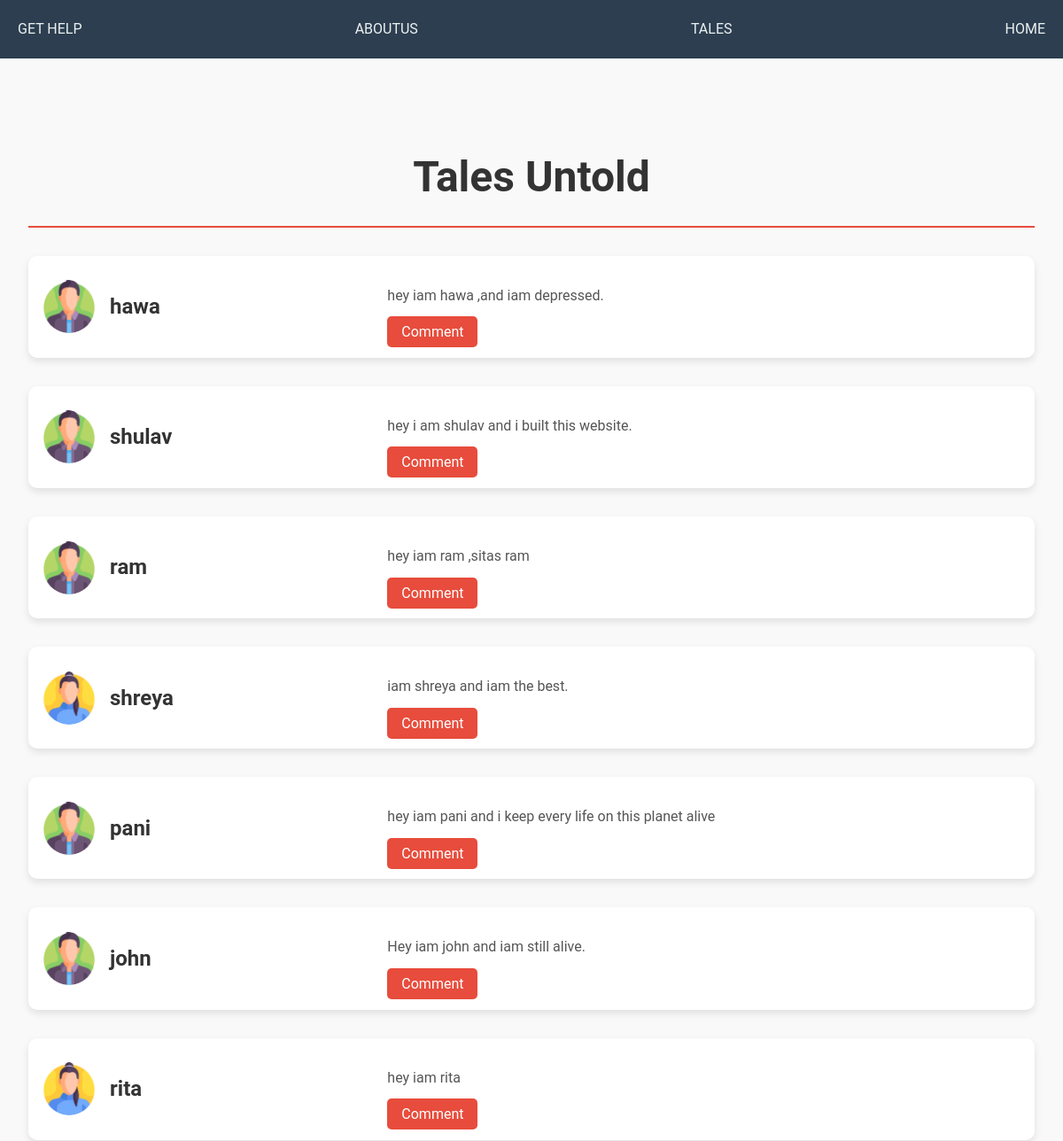
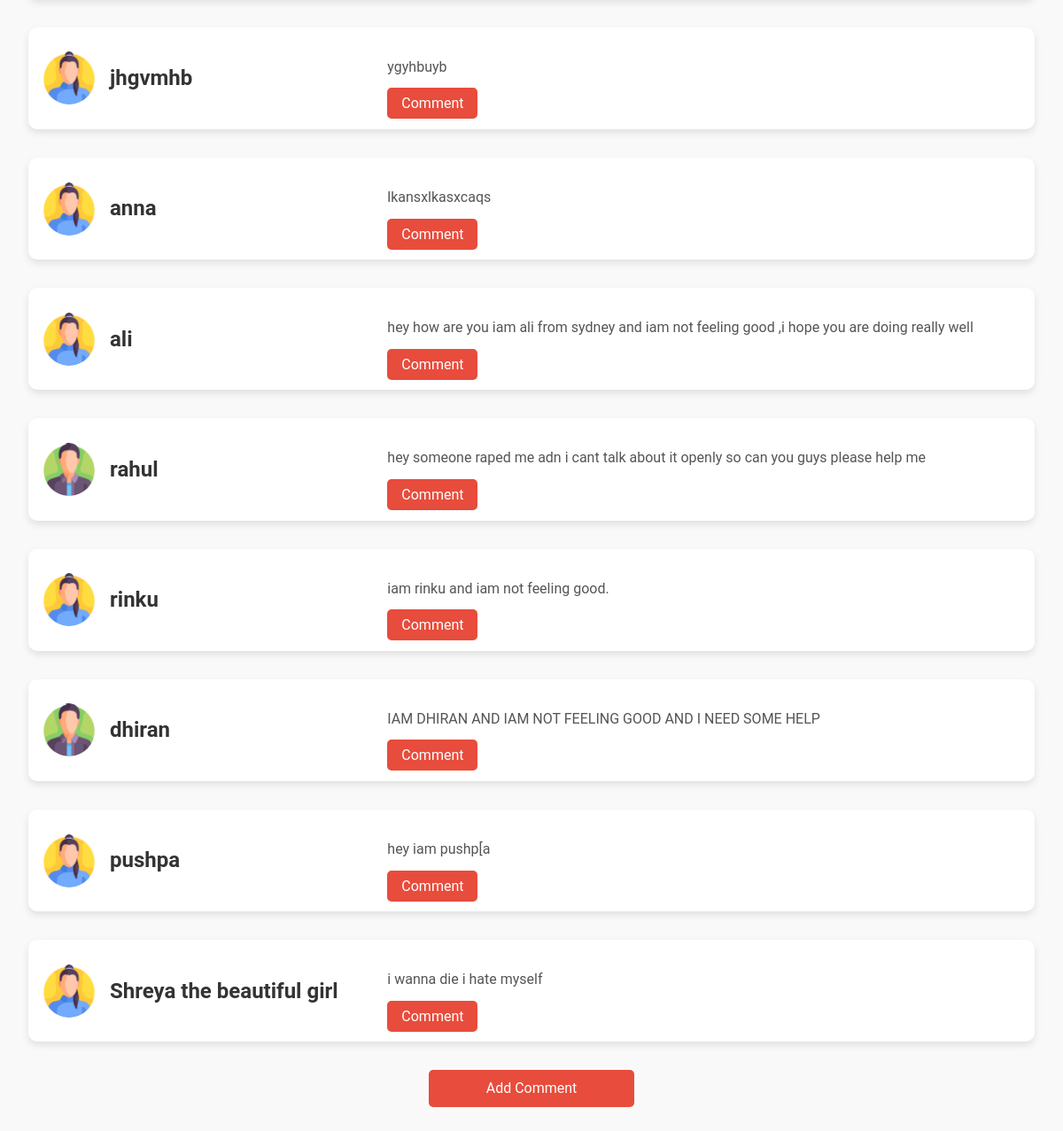
/story/, run on the app's committed database (2 pictures, top to bottom).
### homepage/models.py (models this page shows, shortened)
class share(models.Model):
    Name = models.CharField(max_length=30)
    Email = models.EmailField(max_length=100)
    Gender = [
        ('M','male'),
        ('F','Female')
    ]
    Options = [
        ('Y','yes'),
        ('N','no')
    ]
    gender = models.CharField(max_length=1,choices=Gender)
    id = models.UUIDField(default=uuid.uuid4, unique=True,primary_key=True, editable=False)
    Location = models.CharField(blank=False,max_length=100)
    Privacy= models.CharField(max_length=1,choices=Options)
    Story = models.TextField(blank=False)
    Comtot = models.IntegerField(default=0,null=True,blank=True)

### homepage/views.py (the view)
# urls.py: path('story/',views.story,name = 'story'),
def story(request):
    dataBase = share.objects.filter(Privacy='Y')
    y = {'data':dataBase}
    return render(request,'homepage/story.html',y)

### homepage/templates/homepage/story.html (shortened to what this page needs)
<!DOCTYPE html>
{% load static %}
<html>
    <head>
        <link rel="stylesheet" href="{% static 'story.css' %}">
    </head>
    <body>
        {% include 'homepage/navbar.html' %}
        <div class="master">
            <h1 class="heading">Tales Untold</h1>
            {% for i in data %}
            <div class="story-card">
                <div class="photo-section">
                    {% if i.gender == 'M' %}
                        <img src="{% static 'man.png' %}" class="icon">
                    {% elif i.gender == 'F' %}
                        <img src="{% static 'woman.png' %}" class="icon">
                    {% endif %}
                    <h2 class="title">{{ i.Name }}</h2>
                </div>
                <div class="content-section">
                    <p class="par">{{ i.Story }}</p>
                    <a class="comment" href="{% url 'comment' i.id %}">Comment</a>
                </div>
            </div>
            {% endfor %}
            <a class="commentform" href="{% url 'newform' %}">Add Comment</a>
        </div>
    </body>
</html>

### static/story.css (style rules this page uses)
body { font-family: 'Roboto', sans-serif; background-color: #f4f4f4; margin: 0; padding: 0; }
.master { max-width: 1200px; margin: 2rem auto; padding: 2rem; }
.heading { font-size: 3rem; text-align: center; margin-bottom: 2rem; color: #333; border-bottom: 2px solid #e74c3c; padding-bottom: 1rem; }
.story-card { display: flex; align-items: center; gap: 2rem; background-color: #fff; padding: 1rem; border-radius: 10px; box-shadow: 0 4px 8px rgba(0, 0, 0, 0.1); margin-bottom: 2rem; }
.photo-section { flex: 1; display: flex; align-items: center; gap: 1rem; }
.icon { width: 60px; height: 60px; border-radius: 50%; }
.title { font-size: 1.5rem; color: #333; }
.content-section { flex: 2; }
.par { font-size: 1rem; color: #555; margin-bottom: 1rem; }
.comment { background-color: #e74c3c; color: #fff; padding: 0.5rem 1rem; border-radius: 5px; text-decoration: none; transition: background-color 0.3s; }
.commentform { display: block; background-color: #e74c3c; color: #fff; padding: 0.5rem 1rem; border-radius: 5px; text-decoration: none; transition: background-color 0.3s; text-align: center; margin: 2rem auto; max-width: 200px; }

### static/styles.css (style rules this page uses)
body { font-family: 'Roboto', sans-serif; margin: 0; padding: 0; background-color: #f9f9f9; line-height: 1.6; }

### data on the page
share: Name "hawa", Story "hey iam hawa ,and iam depressed."
share: Name "shulav", Story "hey i am shulav and i built this website."
share: Name "ram", Story "hey iam ram ,sitas ram"
share: Name "shreya", Story "iam shreya and iam the best."
share: Name "pani", Story "hey iam pani and i keep every life on this planet alive"
share: Name "john", Story "Hey iam john and iam still alive."
share: Name "rita", Story "hey iam rita"
share: Name "jhgvmhb", Story "ygyhbuyb"
share: Name "anna", Story "lkansxlkasxcaqs"
share: Name "ali", Story "hey how are you iam ali from sydney and iam not feeling good ,i hope you are doing really well"
share: Name "rahul", Story "hey someone raped me adn i cant talk about it openly so can you guys please help me"
share: Name "rinku", Story "iam rinku and iam not feeling good."
share: Name "dhiran", Story "IAM DHIRAN AND IAM NOT FEELING GOOD AND I NEED SOME HELP"
share: Name "pushpa", Story "hey iam pushp[a"
share: Name "Shreya the beautiful girl", Story "i wanna die i hate myself"
